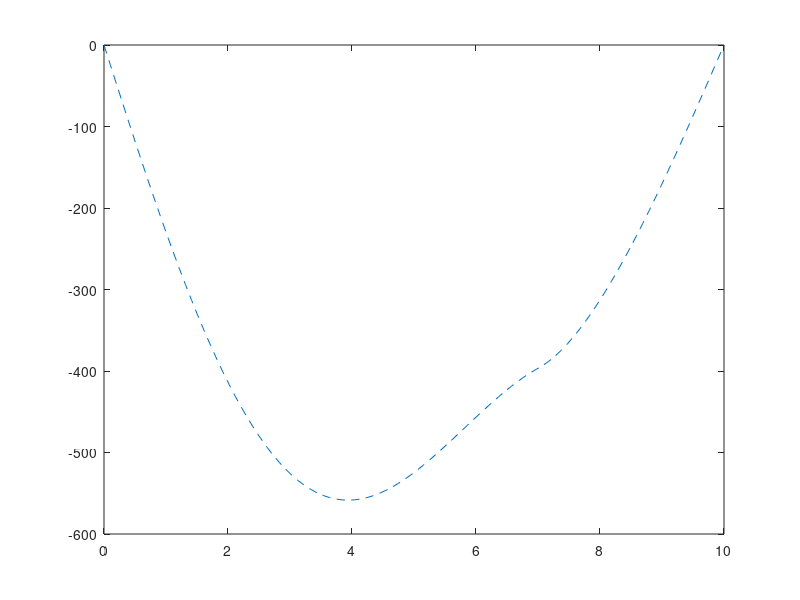

Recreate this plot in MATLAB.
x = linspace(0,10);
u = zeros(size(x));
for i = 1:length(x)
    if x(i) >= 0 && x(i) <= 5
        u(i) = -5/6*x(i)^4+57/6*x(i)^3-238.25*x(i);
    elseif x(i) > 5 && x(i) <= 7
        u(i) = -5/6*(x(i)^4-(x(i)-5)^4)+57/6*x(i)^3-238.25*x(i);
    elseif x(i) > 7 && x(i) <= 8
        u(i) = -5/6*(x(i)^4-(x(i)-5)^4)+75*(x(i)-7)^2+57/6*x(i)^3-238.25*x(i);
    elseif x(i) > 8 && x(i) <= 10
        u(i) = -5/6*(x(i)^4-(x(i)-5)^4)+15/6*(x(i)-8)^3+...
            75*(x(i)-7)^2+57/6*x(i)^3-238.25*x(i);
    end
end
plot(x,u,'--')
